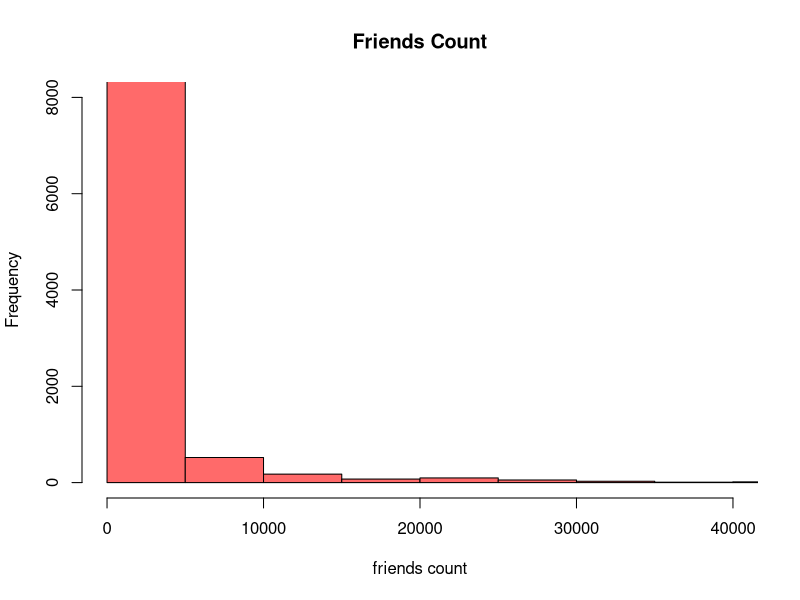

Write R code to recreate this figure. (Note: this script raises an error after producing the figure.)
#-------------------------------------------------------------------------------
#Importiamo il dataset ottenuto con Data Preparation
eng_data<- read.csv("../datasets/dataset_pulito_CC.csv", header=T)
eng_data <- eng_data[,-which(colnames(eng_data)=="X")]

# Dicotomizziamo la variabile risposta (si veda il report per la soglia)
eng_data$eng_rate<- as.integer(eng_data$eng_rate > 200)

#SERVE FATTORIZZARE LE VARIABILI DICOTOMICHE!!!
eng_data$en_tweet = factor(eng_data$en_tweet)
eng_data$url = factor(eng_data$url)
eng_data$description = factor(eng_data$description)
eng_data$verified = factor(eng_data$verified)

#anche la var risposta?! Indifferente...funziona in entrambi i casi dando gli stessi risultati :)
eng_data$eng_rate = factor(eng_data$eng_rate)

#-------------------------------------------------------------------------------
#1)MODELLO CON TUTTE LE VARIABILI
modello1= glm(eng_rate ~., data=eng_data,
              family = binomial(link = logit))
#Avvertimento:fitted probabilities numerically 0 or 1 occurred
#Come mai dà questo errore? includere friends count da problemi poichè distribuzione MOLTO asimmetrica
#-------------------------------------------------------------------------------
#3) potrei stabilizzare asimmetria con logaritmo? NO, xke ci sono dei friends_count=0
#Però potrei usare una trasformazione box-cox--->es: uso la semplice radice
modello3= glm(eng_rate ~ tweet_length +n_hashtags + sqrt(friends_count)+en_tweet+ description+ url + verified, data=eng_data,
              family = binomial(link = logit))
summary(modello3)
#ancora messaggio di avvertimento...in effetti la radice non corregge molto la simmetria
#In effetti:
hist(eng_data$friends_count, col="indianred1",breaks=100,xlim=c(0,4e+04),
     ylim=c(0,8000),main="Friends Count", xlab="friends count")

#2) MODELLO SENZA FRIENDS_COUNT
modello2= glm(eng_rate ~tweet_length+ n_hashtags +en_tweet+ 
              description+ url + verified, data=eng_data,
              family = binomial(link = logit))

summary(modello2)
+#problema risolto? nessun avvertimento, ma AIC di questo modello è maggiore
#Però ci sono dei coef non significativi: verified e l'intercetta
#L'intercetta non deve intendersi come nel modello lineare, ma è la probabilità quando le esplicative sono nulle/false--->e ha senso che sia coef nullo, poichè se tutto è nullo il tweet non può avere successo
#verified in realtà ci stupisce un po...si pensava che avere il profilo ver fosse molto correlato a eng
#però effettivamente se facciamo un check si vede che i tweet con eng>200

#Quanti tweets hanno avuto successo?
sum(eng_data$eng_rate==1) #1567
#Quanti tweets sono di account verificati?
sum(eng_data$verified==TRUE) #309
#Quanti tweets di account verificati hanno avuto successo?
sum(eng_data$eng_rate==1 & eng_data$verified==TRUE) #0
#--->in effetti nei nostri dati nessun verificato ha avuto successo!

modello3<- glm(eng_rate ~tweet_length+ n_hashtags 
               +en_tweet+ description+ url , data=eng_data,
               family = binomial(link = logit))

summary(modello3)


#4) MAGARI c'è BRUTTO EFFETTO DI VAR CORRELATE TRA LORO E POCO CORRELATE ALLA y?

#Proviamo a togliere length e/o n_hashtags
modello2= glm(eng_rate ~ n_hashtags + sqrt(friends_count)+en_tweet+ description+ url + verified, data=eng_data,
              family = binomial(link = logit))
summary(modello4)
modello4= glm(eng_rate ~tweet_length + sqrt(friends_count)+en_tweet+ description+ url + verified, data=eng_data,
              family = binomial(link = logit))
summary(modello4)
modello4= glm(eng_rate ~  sqrt(friends_count)+en_tweet+ description+ url + verified, data=eng_data,
              family = binomial(link = logit))
summary(modello4)